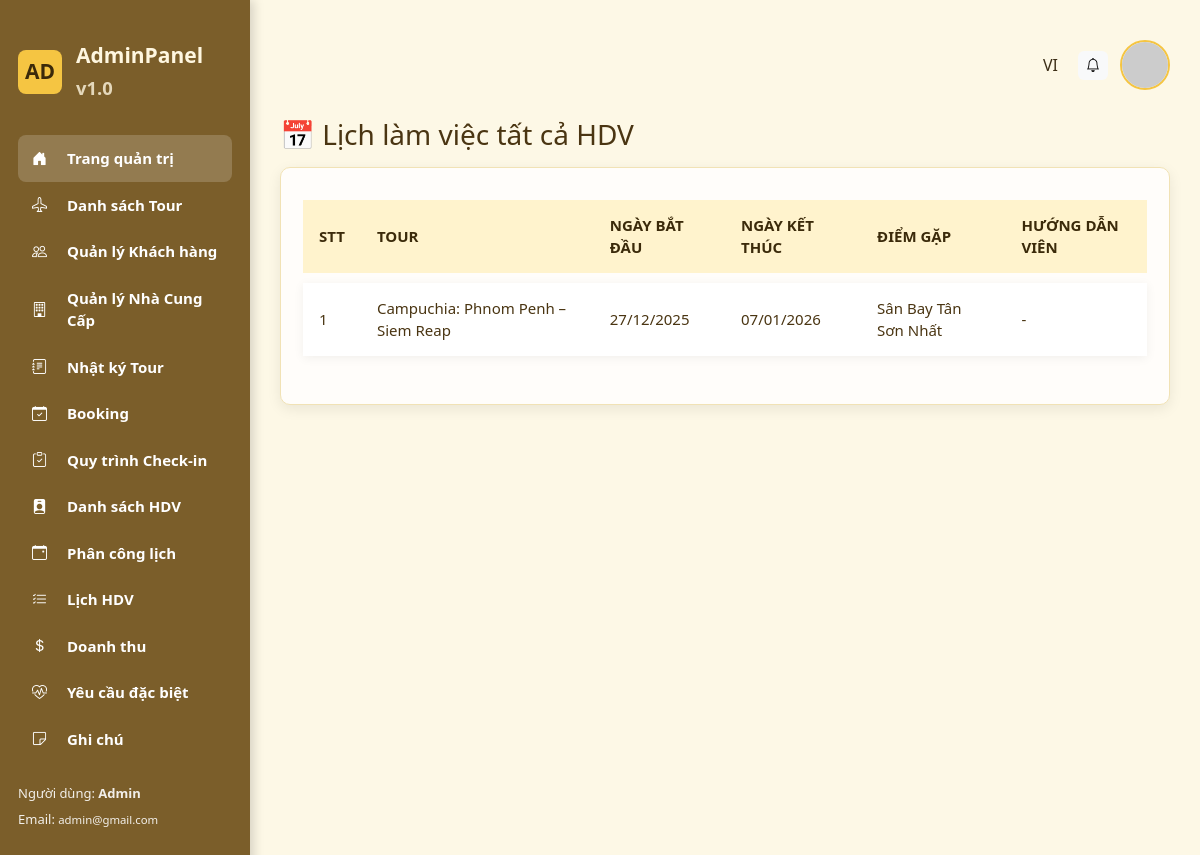
The app's page /index.php?action=guide-schedule (signed in) with its own data.
### tables this page shows
CREATE TABLE `departures` (
  `id` varchar(10) NOT NULL,
  `tourId` varchar(10) DEFAULT NULL,
  `dateStart` date DEFAULT NULL,
  `dateEnd` date DEFAULT NULL,
  `meetingPoint` varchar(255) DEFAULT NULL,
  `guideId` varchar(10) DEFAULT NULL,
  `driverId` varchar(10) NOT NULL
);

CREATE TABLE `tours` (
  `id` varchar(10) NOT NULL,
  `type` varchar(50) DEFAULT NULL,
  `name` varchar(255) NOT NULL,
  `tour_code` varchar(10) DEFAULT NULL,
  `main_destination` varchar(255) DEFAULT NULL,
  `short_description` text,
  `max_people` int DEFAULT NULL
);

### controllers/GuideScheduleController.php (called while the page is built)
<?php
require_once './models/GuideScheduleModel.php';
class GuideScheduleController {
    private $model;
    public function __construct() {
        $this->model = new GuideScheduleModel();
    }
    public function index() {
        $guideId = isset($_GET['id']) ? (int)$_GET['id'] : 0;
        $staff = $guideId ? $this->model->getStaffById($guideId) : null;
        $schedules = $this->model->getSchedules($guideId);
        require_once __DIR__ . '/../views/admin/guide-schedule.php';
    }
}

### commons/function.php (called while the page is built, shortened)
<?php
function connectDB()
{
    $host = DB_HOST;
    $port = DB_PORT;
    $dbname = DB_NAME;
    try {
        $conn = new PDO("mysql:host=$host;port=$port;dbname=$dbname", DB_USERNAME, DB_PASSWORD);
        $conn->setAttribute(PDO::ATTR_ERRMODE, PDO::ERRMODE_EXCEPTION);
        $conn->setAttribute(PDO::ATTR_DEFAULT_FETCH_MODE, PDO::FETCH_ASSOC);
        return $conn;
    } catch (PDOException $e) {
        echo ("Connection failed: " . $e->getMessage());
    }
}

### models/GuideScheduleModel.php (called while the page is built, shortened)
<?php
require_once './commons/function.php';
class GuideScheduleModel {
    private $conn;
    public function __construct() {
        $this->conn = connectDB();
    }
    public function getSchedules($guideId = 0) {
        if ($guideId > 0) {
            $stmt = $this->conn->prepare("
                SELECT d.*, t.name AS tour_name, s.name AS guide_name
                FROM departures d
                JOIN tours t ON d.tourId = t.id
                LEFT JOIN staffs s ON d.guideId = s.id
                WHERE d.guideId = ?
                ORDER BY d.dateStart ASC
            ");
            $stmt->execute([$guideId]);
        } else {
            $stmt = $this->conn->prepare("
                SELECT d.*, t.name AS tour_name, s.name AS guide_name
                FROM departures d
                JOIN tours t ON d.tourId = t.id
                LEFT JOIN staffs s ON d.guideId = s.id
                ORDER BY d.dateStart ASC
            ");
            $stmt->execute();
        }
        return $stmt->fetchAll();
    }
}

### views/admin/guide-schedule.php (the view, shortened to what this page needs)
<!DOCTYPE html>
<html lang="vi">
<head>
  <link href="https://cdn.jsdelivr.net/npm/bootstrap@5.3.2/dist/css/bootstrap.min.css" rel="stylesheet">
  <link href="https://cdn.jsdelivr.net/npm/bootstrap-icons@1.10.5/font/bootstrap-icons.css" rel="stylesheet">
  <link rel="stylesheet" href="./assets/list.css">
</head>
<body>
  <div class="app">
    <aside class="sidebar" id="sidebar">
        <div class="logo">
            <div style="width:44px;height:44px;background:#f5c542;border-radius:8px;display:flex;align-items:center;justify-content:center;color:#3b2a0a;font-weight:700">AD</div>
            <div><div>AdminPanel</div><small style="opacity:.8">v1.0</small></div>
        </div>
        <nav>
        <a class="nav-item active" href="index.php?action=dashboard">
          <i class="bi bi-house-door-fill me-2"></i> Trang quản trị
        </a>
        <a class="nav-item" href="index.php?action=tour-list">
          <i class="bi bi-airplane me-2"></i> Danh sách Tour
        </a>
        <a class="nav-item" href="index.php?action=customer-list"><i class="bi bi-people me-2"></i> Quản lý Khách hàng</a>
        <a class="nav-item" href="index.php?action=supplier-list">
          <i class="bi bi-building me-2"></i> Quản lý Nhà Cung Cấp
        </a>
        <a class="nav-item" href="index.php?action=guide-logs">
          <i class="bi bi-journal-text me-2"></i> Nhật ký Tour
        </a>
        <a class="nav-item" href="index.php?action=booking-list">
          <i class="bi bi-calendar-check me-2"></i> Booking
        </a>
        <a class="nav-item" href="index.php?action=checkin">
          <i class="bi bi-clipboard-check me-2"></i> Quy trình Check-in
        </a>
        <a class="nav-item" href="index.php?action=guides">
          <i class="bi bi-person-badge-fill me-2"></i> Danh sách HDV
        </a>
        <a class="nav-item" href="index.php?action=schedule-assign">
          <i class="bi bi-calendar-event me-2"></i> Phân công lịch
        </a>
        <a class="nav-item" href="index.php?action=guide-schedule">
          <i class="bi bi-list-check me-2"></i> Lịch HDV
        </a>
        <a class="nav-item" href="index.php?action=revenue-report">
          <i class="bi bi-currency-dollar me-2"></i> Doanh thu
        </a>
        <a class="nav-item" href="index.php?action=guide-special">
          <i class="bi bi-heart-pulse me-2"></i> Yêu cầu đặc biệt
        </a>
        <a class="nav-item" href="index.php?action=special-notes">
          <i class="bi bi-sticky me-2"></i> Ghi chú
        </a>
      </nav>
        <?php $user = $_SESSION['user'] ?? null; ?>
        <div style="margin-top:auto;font-size:13px;opacity:.9">
            <div>Người dùng: <strong><?php echo $user['username'] ?? 'Admin'; ?></strong></div>
            <div style="margin-top:6px">Email: <small><?php echo $user['email'] ?? 'admin@example.com'; ?></small></div>
        </div>
    </aside>
    <main class="main">
      <div class="topbar">
        <div class="me-2">VI</div>
        <div class="btn btn-light btn-sm"><i class="bi bi-bell"></i></div>
        <div class="dropdown" style="position:relative;">
          <?php
          $avatar = $_SESSION['user_avatar'] ?? '';
          ?>
          <img src="<?= htmlspecialchars($avatar) ?>"
            alt="Avatar"
            id="avatarBtn"
            style="width:50px;height:50px;border-radius:50%;cursor:pointer;object-fit:cover;border:2px solid #f5c542;"
            onerror="this.onerror=null;this.src='https://ui-avatars.com/api/?name=User&background=random'"
            data-bs-toggle="dropdown"
            aria-expanded="false">
        </div>
      </div>
      <h3 style="margin-bottom:15px;color:#4a3512;">
        📅 Lịch làm việc <?= $staff ? 'của HDV: ' . htmlspecialchars($staff['name']) : 'tất cả HDV' ?>
      </h3>
      <div class="card-panel">
        <?php if (empty($schedules)): ?>
          <div class="alert alert-info text-center">Chưa có lịch nào <?= $staff ? 'cho HDV này' : '' ?>.</div>
        <?php else: ?>
          <table class="table table-hover align-middle table-bordered">
            <thead class="table-light">
              <tr>
                <th>STT</th>
                <th>Tour</th>
                <th>Ngày bắt đầu</th>
                <th>Ngày kết thúc</th>
                <th>Điểm gặp</th>
                <th>Hướng dẫn viên</th>
              </tr>
            </thead>
            <tbody>
              <?php foreach ($schedules as $i => $s): ?>
                <tr>
                  <td><?= $i + 1 ?></td>
                  <td><?= htmlspecialchars($s['tour_name'] ?? '') ?></td>
                  <td><?= !empty($s['dateStart']) ? date("d/m/Y", strtotime($s['dateStart'])) : '' ?></td>
                  <td><?= !empty($s['dateEnd']) ? date("d/m/Y", strtotime($s['dateEnd'])) : '' ?></td>
                  <td><?= htmlspecialchars($s['meetingPoint'] ?? '') ?></td>
                  <td><?= htmlspecialchars($s['guide_name'] ?? '-') ?></td>
                </tr>
              <?php endforeach; ?>
            </tbody>
          </table>
        <?php endif; ?>
      </div>
    </main>
  </div>
</body>
</html>

### assets/list.css (style rules this page uses)
:root { --sidebar-bg: #7b5e2a; --accent: #f5c542; --panel: #fdf8e6; --sidebar-width: 250px; }
body { font-family: "Segoe UI", Roboto, Arial; background: var(--panel); margin: 0; position: relative; color: #3c2e17; }
body::before { content: ''; position: fixed; left: 0; top: 0; bottom: 0; width: var(--sidebar-width); background: linear-gradient(180deg, var(--sidebar-bg), #5a411f); z-index: -1; }
.app { display: flex; min-height: 100vh; }
.sidebar { width: var(--sidebar-width); background: var(--sidebar-bg); color: #fff; padding: 40px 18px; flex-shrink: 0; display: flex; flex-direction: column; gap: 22px; box-shadow: 4px 0 10px rgba(0, 0, 0, 0.15); }
.logo { display: flex; align-items: center; gap: 14px; font-weight: 700; font-size: 21px; color: #fff7e0; margin-bottom: 10px; }
.nav-item { display: flex; align-items: center; gap: 12px; padding: 12px 14px; border-radius: 8px; cursor: pointer; color: #ffffff; font-weight: 600; font-size: 15px; text-decoration: none; transition: background 0.25s; }
.nav-item.active { background: rgba(255, 255, 255, 0.18); color: #ffffff; font-weight: 700; }
.main { flex: 1; padding: 40px 30px; }
.topbar { display: flex; justify-content: flex-end; gap: 12px; align-items: center; margin-bottom: 28px; }
.card-panel { background: #fffdfa; border-radius: 10px; padding: 22px; box-shadow: 0 4px 14px rgba(0,0,0,0.08); border: 1px solid #f1e2b5; }
.table { border-collapse: separate; border-spacing: 0 10px; width: 100%; }
.table thead th { background: #fff3cd !important; color: #3b2a0a; text-transform: uppercase; font-weight: 600; border: none !important; }
.table tbody tr { background: #fffdfa; box-shadow: 0 2px 10px rgba(0,0,0,0.06); transition: all 0.25s ease; }
.table td, .table th { vertical-align: middle; border: none; padding: 14px 16px; color: #4a3512; font-size: 15px; text-align: left; }
.table tbody tr td:nth-child(2), .table tbody tr td:nth-child(5) { text-align: left; }
.btn { border: none; font-weight: 600; border-radius: 6px; transition: transform .2s, box-shadow .2s; }

### records on screen
departures: tourId.name "Campuchia: Phnom Penh – Siem Reap", dateStart "27/12/2025", dateEnd "07/01/2026", meetingPoint "Sân Bay Tân Sơn Nhất", guide_name "-"

### other values on screen
$user['username'] "Admin"
$user['email'] "admin@gmail.com"
